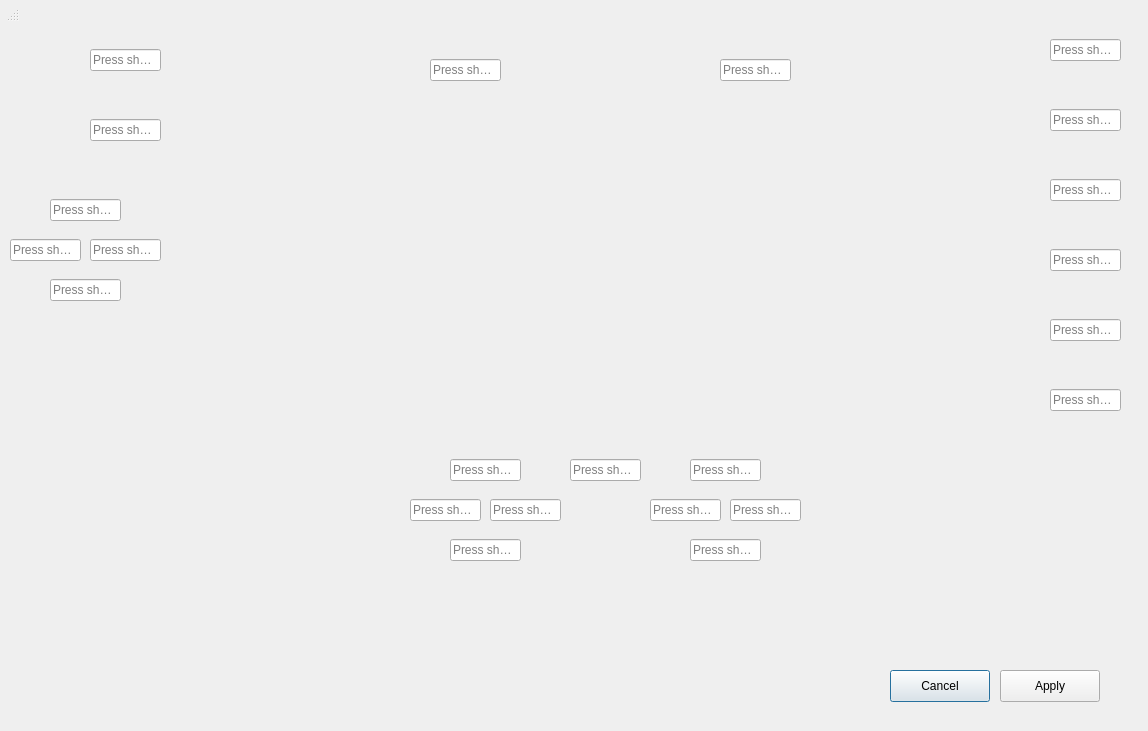
<?xml version="1.0" encoding="UTF-8"?>
<ui version="4.0">
 <class>KeyboardControlsWindow</class>
 <widget class="QDialog" name="KeyboardControlsWindow">
  <property name="geometry">
   <rect>
    <x>0</x>
    <y>0</y>
    <width>1148</width>
    <height>731</height>
   </rect>
  </property>
  <property name="sizePolicy">
   <sizepolicy hsizetype="Fixed" vsizetype="Fixed">
    <horstretch>0</horstretch>
    <verstretch>0</verstretch>
   </sizepolicy>
  </property>
  <property name="minimumSize">
   <size>
    <width>1148</width>
    <height>731</height>
   </size>
  </property>
  <property name="maximumSize">
   <size>
    <width>1148</width>
    <height>731</height>
   </size>
  </property>
  <property name="windowTitle">
   <string>Configure Keyboard Bindings</string>
  </property>
  <property name="modal">
   <bool>true</bool>
  </property>
  <widget class="QWidget" name="centralwidget" native="true">
   <property name="geometry">
    <rect>
     <x>0</x>
     <y>0</y>
     <width>1151</width>
     <height>722</height>
    </rect>
   </property>
   <widget class="QWidget" name="bgWidget" native="true">
    <property name="geometry">
     <rect>
      <x>170</x>
      <y>50</y>
      <width>870</width>
      <height>522</height>
     </rect>
    </property>
    <property name="autoFillBackground">
     <bool>false</bool>
    </property>
    <property name="styleSheet">
     <string notr="true">QWidget {
    background-image: url(:/images/PS4_controller_scheme_final.svg);
    background-repeat: no-repeat;
    background-position: center;
}</string>
    </property>
    <widget class="QKeySequenceEdit" name="StartKeySequenceEdit">
     <property name="geometry">
      <rect>
       <x>550</x>
       <y>0</y>
       <width>71</width>
       <height>40</height>
      </rect>
     </property>
     <property name="maximumSequenceLength">
      <longLong>1</longLong>
     </property>
    </widget>
    <widget class="QKeySequenceEdit" name="SelectKeySequenceEdit">
     <property name="geometry">
      <rect>
       <x>260</x>
       <y>0</y>
       <width>71</width>
       <height>40</height>
      </rect>
     </property>
     <property name="maximumSequenceLength">
      <longLong>1</longLong>
     </property>
    </widget>
    <widget class="QKeySequenceEdit" name="LAnalogDownkeySequenceEdit">
     <property name="geometry">
      <rect>
       <x>280</x>
       <y>480</y>
       <width>71</width>
       <height>40</height>
      </rect>
     </property>
     <property name="maximumSequenceLength">
      <longLong>1</longLong>
     </property>
    </widget>
    <widget class="QKeySequenceEdit" name="LAnalogLeftkeySequenceEdit">
     <property name="geometry">
      <rect>
       <x>240</x>
       <y>440</y>
       <width>71</width>
       <height>40</height>
      </rect>
     </property>
     <property name="maximumSequenceLength">
      <longLong>1</longLong>
     </property>
    </widget>
    <widget class="QKeySequenceEdit" name="LAnalogUpkeySequenceEdit">
     <property name="geometry">
      <rect>
       <x>280</x>
       <y>400</y>
       <width>71</width>
       <height>40</height>
      </rect>
     </property>
     <property name="maximumSequenceLength">
      <longLong>1</longLong>
     </property>
    </widget>
    <widget class="QKeySequenceEdit" name="LAnalogRightkeySequenceEdit">
     <property name="geometry">
      <rect>
       <x>320</x>
       <y>440</y>
       <width>71</width>
       <height>40</height>
      </rect>
     </property>
     <property name="maximumSequenceLength">
      <longLong>1</longLong>
     </property>
    </widget>
    <widget class="QKeySequenceEdit" name="PSkeySequenceEdit">
     <property name="geometry">
      <rect>
       <x>400</x>
       <y>400</y>
       <width>71</width>
       <height>40</height>
      </rect>
     </property>
     <property name="maximumSequenceLength">
      <longLong>1</longLong>
     </property>
    </widget>
    <widget class="QKeySequenceEdit" name="RAnalogDownkeySequenceEdit">
     <property name="geometry">
      <rect>
       <x>520</x>
       <y>480</y>
       <width>71</width>
       <height>40</height>
      </rect>
     </property>
     <property name="maximumSequenceLength">
      <longLong>1</longLong>
     </property>
    </widget>
    <widget class="QKeySequenceEdit" name="RAnalogLeftkeySequenceEdit">
     <property name="geometry">
      <rect>
       <x>480</x>
       <y>440</y>
       <width>71</width>
       <height>40</height>
      </rect>
     </property>
     <property name="maximumSequenceLength">
      <longLong>1</longLong>
     </property>
    </widget>
    <widget class="QKeySequenceEdit" name="RAnalogUpkeySequenceEdit">
     <property name="geometry">
      <rect>
       <x>520</x>
       <y>400</y>
       <width>71</width>
       <height>40</height>
      </rect>
     </property>
     <property name="maximumSequenceLength">
      <longLong>1</longLong>
     </property>
    </widget>
    <widget class="QKeySequenceEdit" name="RAnalogRightkeySequenceEdit">
     <property name="geometry">
      <rect>
       <x>560</x>
       <y>440</y>
       <width>71</width>
       <height>40</height>
      </rect>
     </property>
     <property name="maximumSequenceLength">
      <longLong>1</longLong>
     </property>
    </widget>
   </widget>
   <widget class="QKeySequenceEdit" name="DPadLeftkeySequenceEdit">
    <property name="geometry">
     <rect>
      <x>10</x>
      <y>230</y>
      <width>71</width>
      <height>40</height>
     </rect>
    </property>
    <property name="maximumSequenceLength">
     <longLong>1</longLong>
    </property>
   </widget>
   <widget class="QKeySequenceEdit" name="DPadRightkeySequenceEdit">
    <property name="geometry">
     <rect>
      <x>90</x>
      <y>230</y>
      <width>71</width>
      <height>40</height>
     </rect>
    </property>
    <property name="maximumSequenceLength">
     <longLong>1</longLong>
    </property>
   </widget>
   <widget class="QKeySequenceEdit" name="DPadUpkeySequenceEdit">
    <property name="geometry">
     <rect>
      <x>50</x>
      <y>190</y>
      <width>71</width>
      <height>40</height>
     </rect>
    </property>
    <property name="maximumSequenceLength">
     <longLong>1</longLong>
    </property>
   </widget>
   <widget class="QKeySequenceEdit" name="DPadDownkeySequenceEdit">
    <property name="geometry">
     <rect>
      <x>50</x>
      <y>270</y>
      <width>71</width>
      <height>40</height>
     </rect>
    </property>
    <property name="maximumSequenceLength">
     <longLong>1</longLong>
    </property>
   </widget>
   <widget class="QKeySequenceEdit" name="L2keySequenceEdit">
    <property name="geometry">
     <rect>
      <x>90</x>
      <y>40</y>
      <width>71</width>
      <height>40</height>
     </rect>
    </property>
    <property name="maximumSequenceLength">
     <longLong>1</longLong>
    </property>
   </widget>
   <widget class="QKeySequenceEdit" name="L1keySequenceEdit">
    <property name="geometry">
     <rect>
      <x>90</x>
      <y>110</y>
      <width>71</width>
      <height>40</height>
     </rect>
    </property>
    <property name="maximumSequenceLength">
     <longLong>1</longLong>
    </property>
   </widget>
   <widget class="QKeySequenceEdit" name="CrossKeySequenceEdit">
    <property name="enabled">
     <bool>true</bool>
    </property>
    <property name="geometry">
     <rect>
      <x>1050</x>
      <y>380</y>
      <width>71</width>
      <height>40</height>
     </rect>
    </property>
    <property name="maximumSequenceLength">
     <longLong>1</longLong>
    </property>
   </widget>
   <widget class="QKeySequenceEdit" name="R2KeySequenceEdit">
    <property name="enabled">
     <bool>true</bool>
    </property>
    <property name="geometry">
     <rect>
      <x>1050</x>
      <y>30</y>
      <width>71</width>
      <height>40</height>
     </rect>
    </property>
    <property name="maximumSequenceLength">
     <longLong>1</longLong>
    </property>
   </widget>
   <widget class="QKeySequenceEdit" name="CircleKeySequenceEdit">
    <property name="enabled">
     <bool>true</bool>
    </property>
    <property name="geometry">
     <rect>
      <x>1050</x>
      <y>240</y>
      <width>71</width>
      <height>40</height>
     </rect>
    </property>
    <property name="maximumSequenceLength">
     <longLong>1</longLong>
    </property>
   </widget>
   <widget class="QKeySequenceEdit" name="R1KeySequenceEdit">
    <property name="enabled">
     <bool>true</bool>
    </property>
    <property name="geometry">
     <rect>
      <x>1050</x>
      <y>100</y>
      <width>71</width>
      <height>40</height>
     </rect>
    </property>
    <property name="maximumSequenceLength">
     <longLong>1</longLong>
    </property>
   </widget>
   <widget class="QKeySequenceEdit" name="SquareKeySequenceEdit">
    <property name="enabled">
     <bool>true</bool>
    </property>
    <property name="geometry">
     <rect>
      <x>1050</x>
      <y>310</y>
      <width>71</width>
      <height>40</height>
     </rect>
    </property>
    <property name="maximumSequenceLength">
     <longLong>1</longLong>
    </property>
   </widget>
   <widget class="QKeySequenceEdit" name="TriangleKeySequenceEdit">
    <property name="enabled">
     <bool>true</bool>
    </property>
    <property name="geometry">
     <rect>
      <x>1050</x>
      <y>170</y>
      <width>71</width>
      <height>40</height>
     </rect>
    </property>
    <property name="maximumSequenceLength">
     <longLong>1</longLong>
    </property>
   </widget>
   <widget class="QPushButton" name="cancelButton">
    <property name="geometry">
     <rect>
      <x>890</x>
      <y>670</y>
      <width>100</width>
      <height>32</height>
     </rect>
    </property>
    <property name="text">
     <string>Cancel</string>
    </property>
   </widget>
   <widget class="QPushButton" name="applyButton">
    <property name="geometry">
     <rect>
      <x>1000</x>
      <y>670</y>
      <width>100</width>
      <height>32</height>
     </rect>
    </property>
    <property name="text">
     <string>Apply</string>
    </property>
   </widget>
  </widget>
  <widget class="QStatusBar" name="statusbar">
   <property name="geometry">
    <rect>
     <x>0</x>
     <y>0</y>
     <width>20</width>
     <height>22</height>
    </rect>
   </property>
  </widget>
 </widget>
 <resources/>
 <connections/>
</ui>
